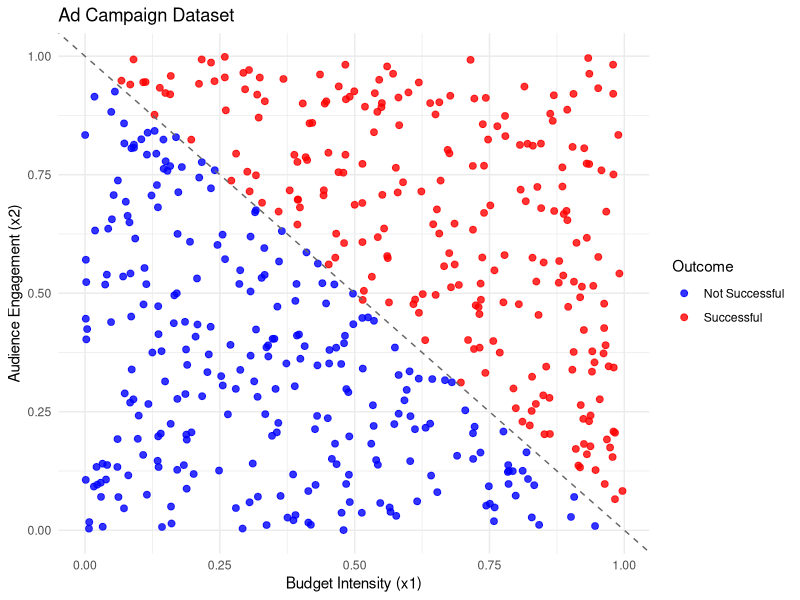
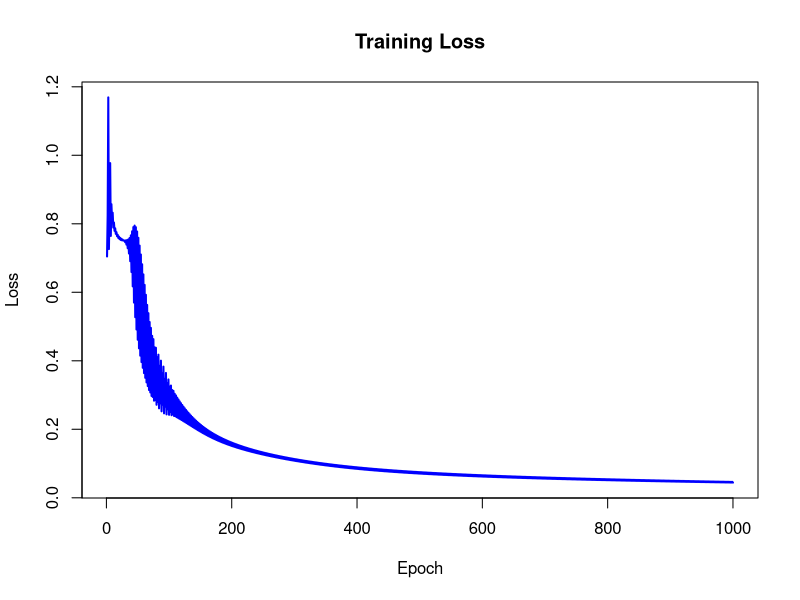
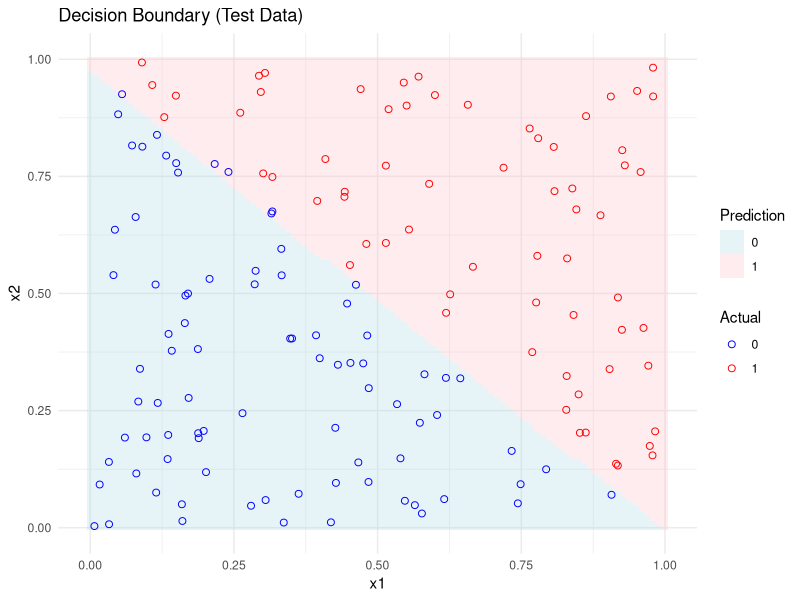

Write R code to recreate these figures, in order.
# =======================================================
# Neural Network from Scratch in R
# =======================================================
# Created by: Joe Domaleski
# Marketing Data Science example

# Load libraries - only one library is needed, we're building
# the neural network functions by hand
library(ggplot2)  # Used for plotting

# NOTE: If you want to create a new dataset, uncomment this section
# -------------------------------------------------------
# STEP 0: Generate dataset
# -------------------------------------------------------
# This dataset simulates early-stage ad campaign evaluations.
# x1 = budget intensity (scaled 0–1)
# x2 = audience engagement (scaled 0–1)
# y = campaign success, labeled 1 if x1 + x2 > 1, else 0
# This models a simple business rule: high budget + strong engagement = likely success.

#set.seed(42)
#n <- 500
#x1 <- runif(n)
#x2 <- runif(n)
#y <- ifelse(x1 + x2 > 1, 1, 0)
#df <- data.frame(x1 = x1, x2 = x2, y = y)

# Save for future use
# write.csv(df, "simple_nn_data.csv", row.names = FALSE)


# -------------------------------------------------------
# STEP 1: Load dataset
# -------------------------------------------------------
# If you want to create a new dataset, comment the line out below
# and run Step 0 above to create a new dataset. This section
# assumes you have the dataset in a CSV in the local working directory

df <- read.csv("simple_nn_data.csv")
head(df)

# Plot the raw data to see how budget and engagement relate to success
ggplot(df, aes(x = x1, y = x2, color = factor(y))) +
  geom_point(size = 2, alpha = 0.8) +
  geom_abline(slope = -1, intercept = 1, linetype = "dashed", color = "gray40") +
  scale_color_manual(values = c("blue", "red"), labels = c("Not Successful", "Successful")) +
  labs(title = "Ad Campaign Dataset",
       x = "Budget Intensity (x1)",
       y = "Audience Engagement (x2)",
       color = "Outcome") +
  theme_minimal()


# -------------------------------------------------------
# STEP 2: Split into Train/Test
# -------------------------------------------------------

# Randomly split 70% of the data for training, 30% for testing
set.seed(123)
train_idx <- sample(1:nrow(df), 0.7 * nrow(df))
train_df <- df[train_idx, ]
test_df <- df[-train_idx, ]

# Convert to matrix form for calculations
X_train <- as.matrix(train_df[, c("x1", "x2")])
y_train <- as.matrix(train_df$y)

X_test <- as.matrix(test_df[, c("x1", "x2")])
y_test <- as.matrix(test_df$y)

# -------------------------------------------------------
# STEP 3: Initialize Network
# -------------------------------------------------------

# Number of input features (x1 and x2)
input_nodes <- 2

# Number of neurons in the hidden layer
hidden_nodes <- 4

# Single output node for binary classification
output_nodes <- 1

# Initialize weights (W) and biases (b) for the network
# W1 connects the input layer to the hidden layer (2 x 4)
# b1 is the bias for each hidden node (1 x 4)
# W2 connects the hidden layer to the output layer (4 x 1)
# b2 is the bias for the single output node (1 x 1)
# Weights are initialized with small random values, biases start at zero
set.seed(42)
W1 <- matrix(rnorm(input_nodes * hidden_nodes, mean = 0, sd = 0.1), nrow = input_nodes)
b1 <- matrix(0, nrow = 1, ncol = hidden_nodes)
W2 <- matrix(rnorm(hidden_nodes * output_nodes, mean = 0, sd = 0.1), nrow = hidden_nodes)
b2 <- matrix(0, nrow = 1, ncol = output_nodes)

# -------------------------------------------------------
# STEP 4: Define activation function
# -------------------------------------------------------

# Sigmoid function squashes inputs to the range (0, 1)
sigmoid <- function(x) 1 / (1 + exp(-x))

# Derivative of sigmoid for backpropagation
sigmoid_derivative <- function(x) x * (1 - x)

# -------------------------------------------------------
# STEP 5: Train the network
# -------------------------------------------------------

# Controls how much we adjust weights during each update
learning_rate <- 0.1

# Number of times we loop through the entire training set
epochs <- 1000

# Stores the loss at each epoch for plotting
loss_history <- numeric(epochs)

for (epoch in 1:epochs) {
  # Forward pass: compute activations for each layer
  z1 <- X_train %*% W1 + matrix(rep(b1, nrow(X_train)), nrow = nrow(X_train), byrow = TRUE)
  a1 <- sigmoid(z1)
  z2 <- a1 %*% W2 + matrix(rep(b2, nrow(X_train)), nrow = nrow(X_train), byrow = TRUE)
  a2 <- sigmoid(z2)  # final output
  
  # Compute binary cross-entropy loss to measure prediction error
  # Epsilon is a tiny number to prevent errors from log(0)
  # A lower loss means the network is making better predictions
  epsilon <- 1e-7
  loss <- -mean(y_train * log(a2 + epsilon) + (1 - y_train) * log(1 - a2 + epsilon))
  loss_history[epoch] <- loss
  
  # Backpropagation: compute gradients
  # Gradients show how much each weight contributed to the error
  # We use them to adjust the weights in the right direction
  delta_output <- (y_train - a2) * sigmoid_derivative(a2)
  delta_hidden <- (delta_output %*% t(W2)) * sigmoid_derivative(a1)
  
  # Update weights and biases
  W2 <- W2 + t(a1) %*% delta_output * learning_rate
  b2 <- b2 + colSums(delta_output) * learning_rate
  W1 <- W1 + t(X_train) %*% delta_hidden * learning_rate
  b1 <- b1 + colSums(delta_hidden) * learning_rate
  
  # Print loss every 100 epochs
  if (epoch %% 100 == 0) {
    cat("Epoch:", epoch, "Loss:", round(loss, 4), "\n")
  }
}

# -------------------------------------------------------
# STEP 6: Plot the training loss
# -------------------------------------------------------

# Plot how the loss decreased over time during training
plot(loss_history, type = "l", col = "blue", lwd = 2,
     xlab = "Epoch", ylab = "Loss", main = "Training Loss")

# -------------------------------------------------------
# STEP 7: Evaluate on Training Data
# -------------------------------------------------------

# Run forward pass on training data to get predictions
z1_train <- X_train %*% W1 + matrix(rep(b1, nrow(X_train)), nrow = nrow(X_train), byrow = TRUE)
a1_train <- sigmoid(z1_train)
z2_train <- a1_train %*% W2 + matrix(rep(b2, nrow(X_train)), nrow = nrow(X_train), byrow = TRUE)
a2_train <- sigmoid(z2_train)

# Convert probabilities to class predictions
train_preds <- ifelse(a2_train > 0.5, 1, 0)
train_accuracy <- sum(train_preds == y_train) / length(y_train)
cat("Training Accuracy:", round(train_accuracy, 3), "\n")

# -------------------------------------------------------
# STEP 8: Evaluate on Test Data
# -------------------------------------------------------

# Forward pass on test data
z1_test <- X_test %*% W1 + matrix(rep(b1, nrow(X_test)), nrow = nrow(X_test), byrow = TRUE)
a1_test <- sigmoid(z1_test)
z2_test <- a1_test %*% W2 + matrix(rep(b2, nrow(X_test)), nrow = nrow(X_test), byrow = TRUE)
a2_test <- sigmoid(z2_test)

# Calculate and display test accuracy
test_preds <- ifelse(a2_test > 0.5, 1, 0)
test_accuracy <- sum(test_preds == y_test) / length(y_test)
cat("Test Accuracy:", round(test_accuracy, 3), "\n")

# Display confusion matrix
conf_matrix <- table(Predicted = test_preds, Actual = y_test)
print(conf_matrix)

# -------------------------------------------------------
# STEP 9: Visualize Decision Boundary
# -------------------------------------------------------

# Create a grid of input values over x1/x2 space
grid <- expand.grid(
  x1 = seq(0, 1, length.out = 100),
  x2 = seq(0, 1, length.out = 100)
)

# Forward pass for each grid point
grid_X <- as.matrix(grid)
z1_grid <- grid_X %*% W1 + matrix(rep(b1, nrow(grid_X)), nrow = nrow(grid_X), byrow = TRUE)
a1_grid <- sigmoid(z1_grid)
z2_grid <- a1_grid %*% W2 + matrix(rep(b2, nrow(grid_X)), nrow = nrow(grid_X), byrow = TRUE)
a2_grid <- sigmoid(z2_grid)

# Store predicted class and probability
grid$prob <- as.vector(a2_grid)
grid$pred <- ifelse(grid$prob > 0.5, 1, 0)

# Plot the decision surface and overlay test points
ggplot() +
  geom_tile(data = grid, aes(x = x1, y = x2, fill = factor(pred)), alpha = 0.3) +
  geom_point(data = test_df, aes(x = x1, y = x2, color = factor(y)), shape = 21, size = 2) +
  scale_fill_manual(values = c("lightblue", "pink"), name = "Prediction") +
  scale_color_manual(values = c("blue", "red"), name = "Actual") +
  labs(title = "Decision Boundary (Test Data)", x = "x1", y = "x2") +
  theme_minimal()

# End of script – the neural network has been trained, evaluated, and visualized.